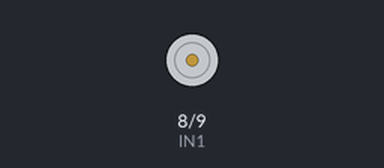
Recording of a sketch running on a simulated Arduino Uno, built with avr-gcc and run on an emulated ATmega328P. Shown: motor-driver pin pairs drawn as motors (green arrow = first pin HIGH = forward, orange = second pin HIGH = backward, longer = more drive, scaled by the enable pin).

Above: at 1.5 s.
At 5.5 s:
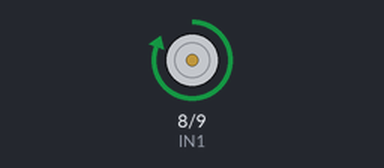
Timing chart, 0 to 10.4 s (numbered marks = the images above):
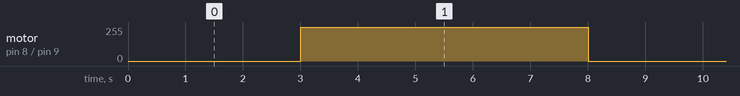

Measured:
- by itself, motor on pin 8 (IN1) / pin 9 (IN2): alternates forward 255/255 for 5.0 s and stopped for 3.0 s

The sketch:

l298n_motor_2.ino
```cpp
int IN1=8;
int IN2=9;
int pwm1 = 7;


//------------------------
void setup() {
  Serial.begin(9600);
  pinMode(IN1, OUTPUT);
  pinMode(IN2, OUTPUT);
  pinMode(pwm1,OUTPUT);


}
//--------------------------
void loop() {
  STOP();
  delay(3000);

  control2();

}
//---------------------------
void STOP(){
  analogWrite(pwm1,0);
  digitalWrite(IN1, LOW);
  digitalWrite(IN2, LOW);
}


void control2()
{

  digitalWrite(IN1, HIGH);
  digitalWrite(IN2, LOW);
  analogWrite(pwm1,255);//?????
  delay(5000);

}
```
